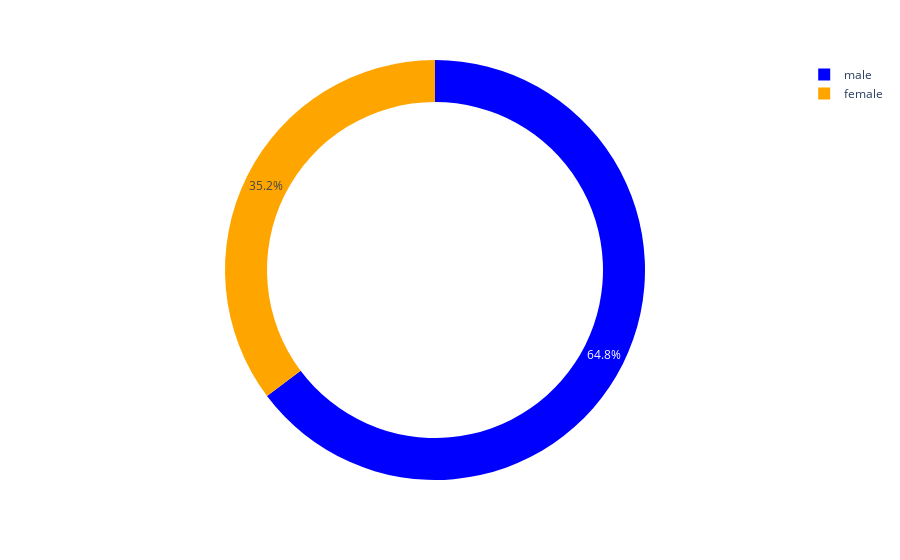

The notebook cell this image was saved under:
### Code cell
#Criando um gráfico de pizza (pie chart) com um buraco no meio (donut chart)
#que mostra a distribuição de sexos do DataFrame 
fig = px.pie(df, names="Sex", hole=0.8, color_discrete_sequence=["blue", "orange"])
fig.show()

### Figure 1 — Plotly figure (JSON) as saved in the notebook; plotly's stock layout.template omitted (floating-point values rounded to 4 significant figures; data arrays with more than 128 entries replaced by an {"elided": "..."} marker saying what was removed)
{"data": [{"domain": {"x": [0, 1], "y": [0, 1]}, "hole": 0.8, "hovertemplate": "Sex=%{label}<extra></extra>", "labels": {"elided": "891 str values"}, "legendgroup": "", "name": "", "showlegend": true, "type": "pie"}], "layout": {"legend": {"tracegroupgap": 0}, "margin": {"t": 60}, "piecolorway": ["blue", "orange"]}}
